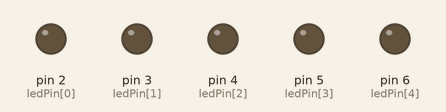
A sketch run on a simulated Arduino Uno, built with avr-gcc and run on an emulated ATmega328P. Shown: output pins drawn as LEDs (lit = HIGH).

Above: at 0.05 s.
At 0.55 s:
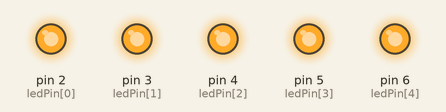
At 0.75 s:
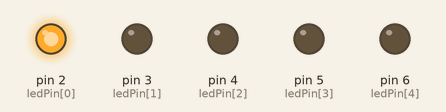
At 1.45 s:
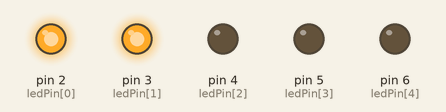
At 2.15 s:
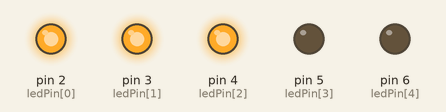
At 2.85 s:
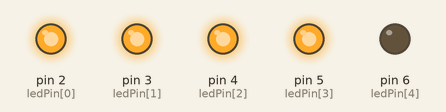
Timing chart, 0 to 3.1 s (numbered marks = the images above):
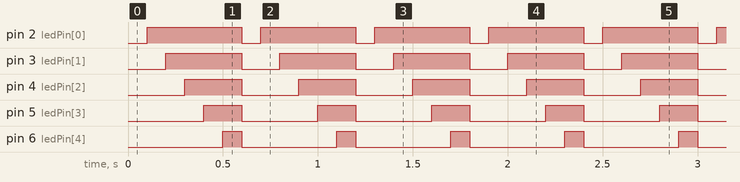

The sketch:

NhapNhayChuoiLed.ino
```cpp
int ledPin[5] = {2,3,4,5,6};
void setup()
{
  for(int i=0;i<5;i++)
  {
    pinMode(ledPin[i],OUTPUT);
  }
}

void loop()
{
  for(int i=0;i<5;i++)
  {
    digitalWrite(ledPin[i],0);
  }
  delay(100);
  for(int i =0;i<5;i++)
  {
    digitalWrite(ledPin[i],1);
    delay(100);
  }
}
```

Measured:
- by itself, pin 2 (ledPin[0]): alternates HIGH for 0.50 s and LOW for 0.10 s
- by itself, pin 3 (ledPin[1]): alternates HIGH for 0.40 s and LOW for 0.20 s
- by itself, pin 4 (ledPin[2]): alternates HIGH for 0.30 s and LOW for 0.30 s
- by itself, pin 5 (ledPin[3]): alternates HIGH for 0.20 s and LOW for 0.40 s
- by itself, pin 6 (ledPin[4]): alternates HIGH for 0.10 s and LOW for 0.50 s
